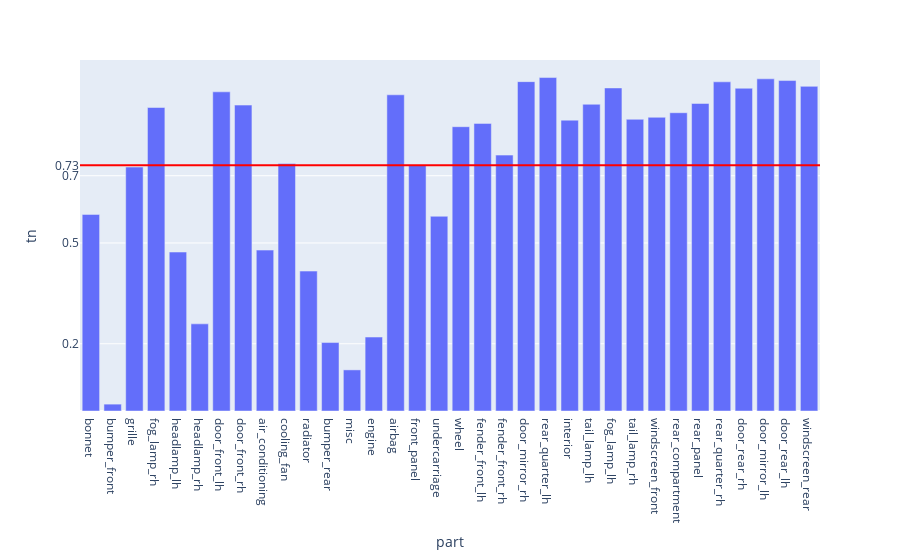

Notebook code cell kept with this figure:
### Code cell
fig = px.bar(evalMetrics, x = 'part', y = 'tn')

fig.add_hline(y=avgTn, line_width=2, line_color="red")

fig.update_layout(
    yaxis = dict(
        tickmode = 'array',
        tickvals = [np.format_float_positional(avgTn, 2), 0.2, 0.5, 0.7],
    )
)
fig

### Figure 1 — Plotly figure (JSON) as saved in the notebook; plotly's stock layout.template omitted (floating-point values rounded to 4 significant figures)
{"data": [{"alignmentgroup": "True", "hovertemplate": "part=%{x}<br>tn=%{y}<extra></extra>", "legendgroup": "", "marker": {"color": "#636efa", "pattern": {"shape": ""}}, "name": "", "offsetgroup": "", "orientation": "v", "showlegend": false, "textposition": "auto", "type": "bar", "x": ["bonnet", "bumper_front", "grille", "fog_lamp_rh", "headlamp_lh", "headlamp_rh", "door_front_lh", "door_front_rh", "air_conditioning", "cooling_fan", "radiator", "bumper_rear", "misc", "engine", "airbag", "front_panel", "undercarriage", "wheel", "fender_front_lh", "fender_front_rh", "door_mirror_rh", "rear_quarter_lh", "interior", "tail_lamp_lh", "fog_lamp_lh", "tail_lamp_rh", "windscreen_front", "rear_compartment", "rear_panel", "rear_quarter_rh", "door_rear_rh", "door_mirror_lh", "door_rear_lh", "windscreen_rear"], "xaxis": "x", "y": [0.5849, 0.02044, 0.7257, 0.9029, 0.4729, 0.2593, 0.9496, 0.9101, 0.4787, 0.7363, 0.4163, 0.2036, 0.1223, 0.22, 0.9407, 0.7308, 0.5793, 0.8459, 0.8557, 0.7613, 0.9799, 0.9921, 0.8653, 0.9126, 0.9612, 0.8679, 0.8738, 0.8874, 0.915, 0.9794, 0.9603, 0.9883, 0.9831, 0.9658], "yaxis": "y"}], "layout": {"barmode": "relative", "legend": {"tracegroupgap": 0}, "margin": {"t": 60}, "shapes": [{"line": {"color": "red", "width": 2}, "type": "line", "x0": 0, "x1": 1, "xref": "x domain", "y0": 0.7308, "y1": 0.7308, "yref": "y"}], "xaxis": {"anchor": "y", "domain": [0, 1], "title": {"text": "part"}}, "yaxis": {"anchor": "x", "domain": [0, 1], "tickmode": "array", "tickvals": ["0.73", 0.2, 0.5, 0.7], "title": {"text": "tn"}}}}
